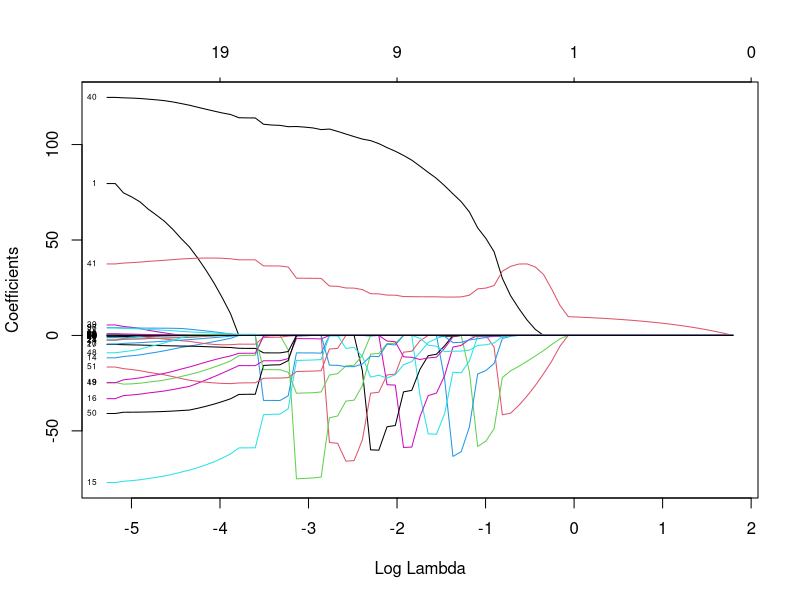
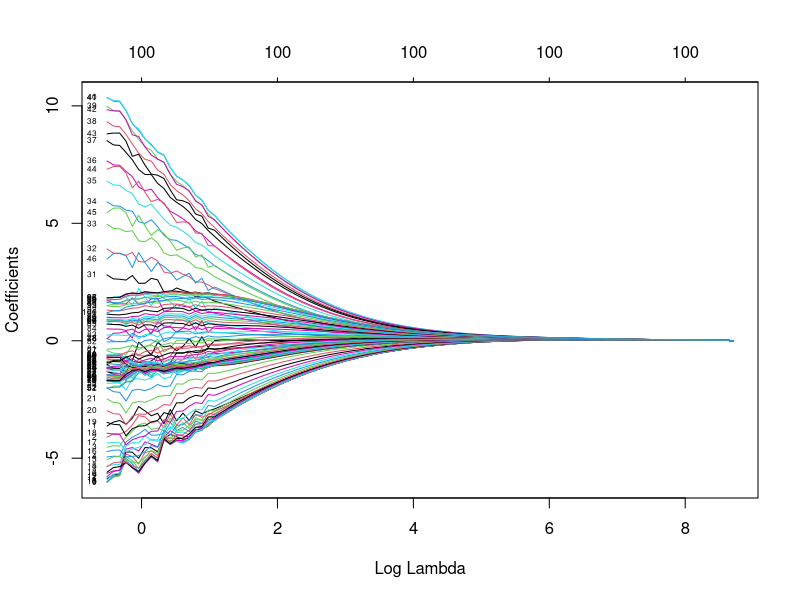
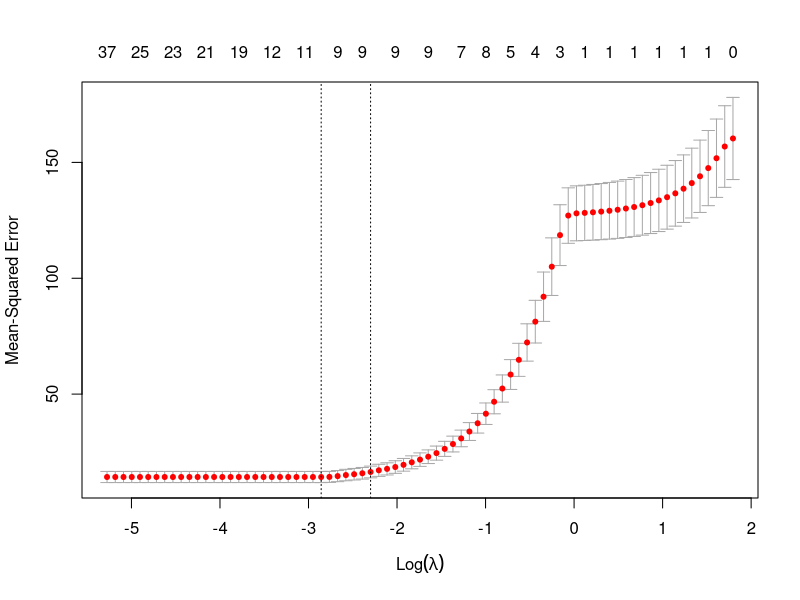
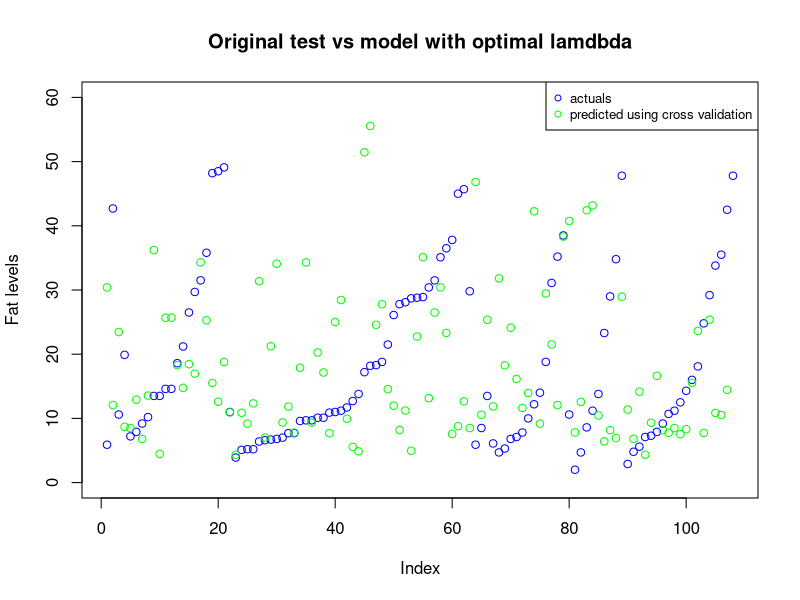

The R script that drew these images, in order:
# Assignment 1, Lab 2 in course TDDE01,
# Machine Learning at Linkoping University, Sweden

########### Libraries #############
library(dplyr)
library(ggplot2)
library(glmnet)
library(caret)


########## Read and divide data ########
data <- read.csv("data/tecator.csv")

# Divide into test and train data
n <- dim(data)[1]
set.seed(12345)
id <- sample(1:n, floor(n * 0.5))
train <- data[id, ]
test <- data[-id, ]


############### Task 1 #################
# model "fat" as a linear regression with channels as features. Report
# underlying probabilistic model, fit the linear regression to the training
# data and estimate the training and test errors. Comment on the quality of
# fit and prediciton and therefore on the quality of the model.

# fitting model to training data
df_train <- train %>% select(Fat, Channel1:Channel100)
df_test <- test %>% select(Fat, Channel1:Channel100)

model <- lm(Fat ~ ., data = df_train)
summary(model) # summary of underlying probabilistic model

# Predicitons made on both train and test data.
pred_train <- predict(model, type = "response")
pred_test <- predict(model, df_test, type = "response")

mse_train <- mean((df_train$Fat - pred_train)^2) # 0.00570911
mse_test <- mean((df_test$Fat - pred_test)^2) # 722.4294


############### Task 3 #################
# Fit the LASSO regression model to the training data. Present a plot
# illustrating how the regression coefficients depend on the log of the
# penalty factor and intepret this plot. What value of the penalty factor
# can be chosen if we want to select a model with only three features?

x <- as.matrix(train %>% select(-Sample, -Fat, -Protein, -Moisture))
y <- as.matrix(train %>% select(Fat))

lasso <- glmnet(x, y, alpha = 1, family = "gaussian")
plot(lasso, xvar = "lambda", label = TRUE)


############### Task 4 #################
# Repeat step 3 bit fit ridge regression instead of LASSO regression. Compare
# plot from steps 3 and 4.

ridge <- glmnet(x, y, alpha = 0, family = "gaussian")
plot(ridge, xvar = "lambda", label = TRUE)


############### Task 5 #################
# Use cross validation with default number of folds to compute the optimal LASSO
# model. Present a plot showing the dependence of the CV score on log lambda and
# comment on how the CV score changes with log lambda. Report the optimal lambda
# and how many variables were chosen in this model. Does the information
# displayed in the plot suggest that the optimal lambda value results in a
# statistically significantly better prediction than log lambda = -4? Finally,
# create a scatter plot of the original test versus predicted test values for
# the model corresponding to the optimal lambda and comment on whether the model
# predictions are good.

# Using cross validation 
cv <- cv.glmnet(x, y, alpha = 1, family = "gaussian")
plot(cv)
lambda_opt <- cv$lambda.min # 0.05744535
coef(cv, s = "lambda.min")
summary(cv)
cv_pred <- predict(cv, newx = x, s = lambda_opt)

plot(test$Fat, col = "blue", ylim = c(0, 60), ylab = "Fat levels",
     main = "Original test vs model with optimal lamdbda")
points(cv_pred, col = "green")
legend("topright", c("actuals", "predicted using cross validation"),
       col = c("blue", "green"), pch = 1, cex = 0.8)
